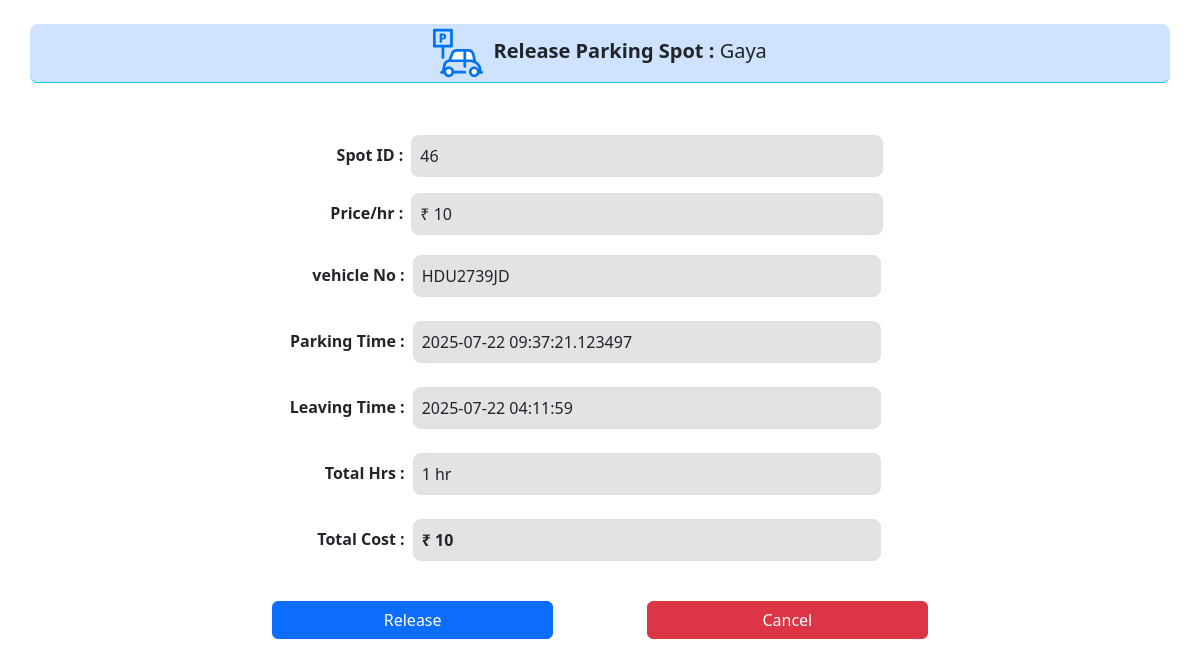
Screenshot of /release/1 (signed in) with the database file from the repository.
### application/models.py (models this page shows)
class Parking_lot(db.Model):
    id = db.Column(db.Integer, primary_key=True ,autoincrement=True)
    max_spots = db.Column(db.Integer(), nullable=False)
    price = db.Column(db.Integer(), nullable=False)
    prime_location = db.Column(db.String(), nullable=False)
    pincode = db.Column(db.Integer(), nullable=False)
    address = db.Column(db.String(), nullable=False)
    spots = db.relationship('Parking_spot', backref='parking_lot', lazy=True)
    bookings = db.relationship('Booking', backref='parking_lot', lazy=True, order_by='Booking.parking')

class Booking(db.Model):
    id = db.Column(db.Integer(), primary_key=True, autoincrement=True)
    user_id = db.Column(db.Integer(), db.ForeignKey('user.id'), nullable=False)
    lot_id = db.Column(db.Integer(), db.ForeignKey('parking_lot.id'), nullable=True)
    spot_id = db.Column(db.Integer(), db.ForeignKey('parking_spot.id'), nullable=True)
    parking = db.Column(db.DateTime(), nullable=False)
    leaving = db.Column(db.DateTime(), nullable=True)
    vehicle_no = db.Column(db.String(), nullable=False)
    cost = db.Column(db.Integer(), nullable= True)
    price = db.Column(db.Integer(),nullable=False)

### application/controllers.py (the view, shortened to what this page needs)
@app.route('/release/<int:id>', methods=['GET', 'POST'])
def release(id):
    if 'user' not in session:
        return redirect(url_for('login'))
    u=User.query.get(session['user'])
    if u.is_admin:
        return redirect(url_for('admin'))
    b={bk.id:bk for bk in u.bookings}
    booking=b[id] if id in b else None
    if booking and not booking.leaving:
        lot={p.id:p for p in Parking_lot.query.all()}
        curr=datetime.now()
        d=(curr-booking.parking).total_seconds()/3600
        hrs=round(d) if d > 1 else 1
        cost=booking.price * hrs
        return render_template('release.html', lot=lot,booking=booking, total=cost, leave=curr,hr=hrs)
    else:
        flash("\nAlready Parked Out !! ")
        return redirect(url_for('user'))

### templates/release.html
{% extends 'template.jinja' %}
{% block body %}
<div class="container mt-4">
    <div class="row rounded-3 border-bottom border-info mb-5 bg-primary-subtle justify-content-center">
        <div class="col fs-5 p-1 text-center"> <img src="/static/parking.svg" width="50" height="50" alt="ParkHere">
            <b>&nbsp;Release Parking Spot : </b>{{lot[booking.lot_id].prime_location}}
        </div>
    </div>
    <div class="row justify-content-center mb-2 p-1">
        <div class="col-3 p-2 text-end"> <b>Spot ID :</b>
        </div>
        <div class="col-5 bg-secondary-subtle border rounded-3 p-2 ">{{booking.spot_id}}
        </div>
        <div class="col-2 ">
        </div>
    </div>
    <div class="row justify-content-center mb-2 p-1">
        <div class="col-3 p-2 text-end"> <b>Price/hr :</b>
        </div>
        <div class="col-5 bg-secondary-subtle border rounded-3 p-2 ">₹ {{lot[booking.lot_id].price}}
        </div>
        <div class="col-2 ">
        </div>
    </div>
    <div class="row justify-content-center mb-2 p-2">
        <div class="col-3 p-2 text-end"> <b>vehicle No :</b>
        </div>
        <div class="col-5 bg-secondary-subtle border rounded-3 p-2">{{booking.vehicle_no}}
        </div>
        <div class="col-2">
        </div>
    </div>
    <div class="row justify-content-center mb-2 p-2">
        <div class="col-3 p-2 text-end"> <b>Parking Time :</b>
        </div>
        <div class="col-5 bg-secondary-subtle border rounded-3 p-2 ">{{booking.parking}}
        </div>
        <div class="col-2 ">
        </div>
    </div>
    <div class="row justify-content-center mb-2 p-2">
        <div class="col-3 p-2 text-end"> <b>Leaving Time :</b>
        </div>
        <div class="col-5 bg-secondary-subtle border rounded-3 p-2 ">{{leave}}
        </div>
        <div class="col-2 ">
        </div>
    </div>
     <div class="row justify-content-center mb-2 p-2">
        <div class="col-3 p-2 text-end"> <b>Total Hrs :</b>
        </div>
        <div class="col-5 bg-secondary-subtle border rounded-3 p-2 "> {{hr}} hr
        </div>
        <div class="col-2 ">
        </div>
    </div>
    <div class="row justify-content-center mb-4 p-2">
        <div class="col-3 p-2 text-end"> <b>Total Cost :</b>
        </div>
        <div class="col-5 bg-secondary-subtle border rounded-3 p-2 "><b>₹ {{total}} </b>
        </div>
        <div class="col-2 ">
        </div>
    </div>
    <form method="post" class="row justify-content-center mb-2 p-2">
        <button class='col-3 btn btn-primary' type="submit" name="action" value="release">Release</button>
        <div class="col-1 ">
        </div>
        <a class='col-3 btn btn-danger' href="/">Cancel</a>
    </form>
</div>
{% endblock %}

### rows the page displays
Parking_lot: prime_location "Gaya", price "10"
Booking: spot_id "46", vehicle_no "HDU2739JD", parking "2025-07-22 09:37:21.123497"

### other values shown
{{ hr }} "1"
{{ total }} "10"
